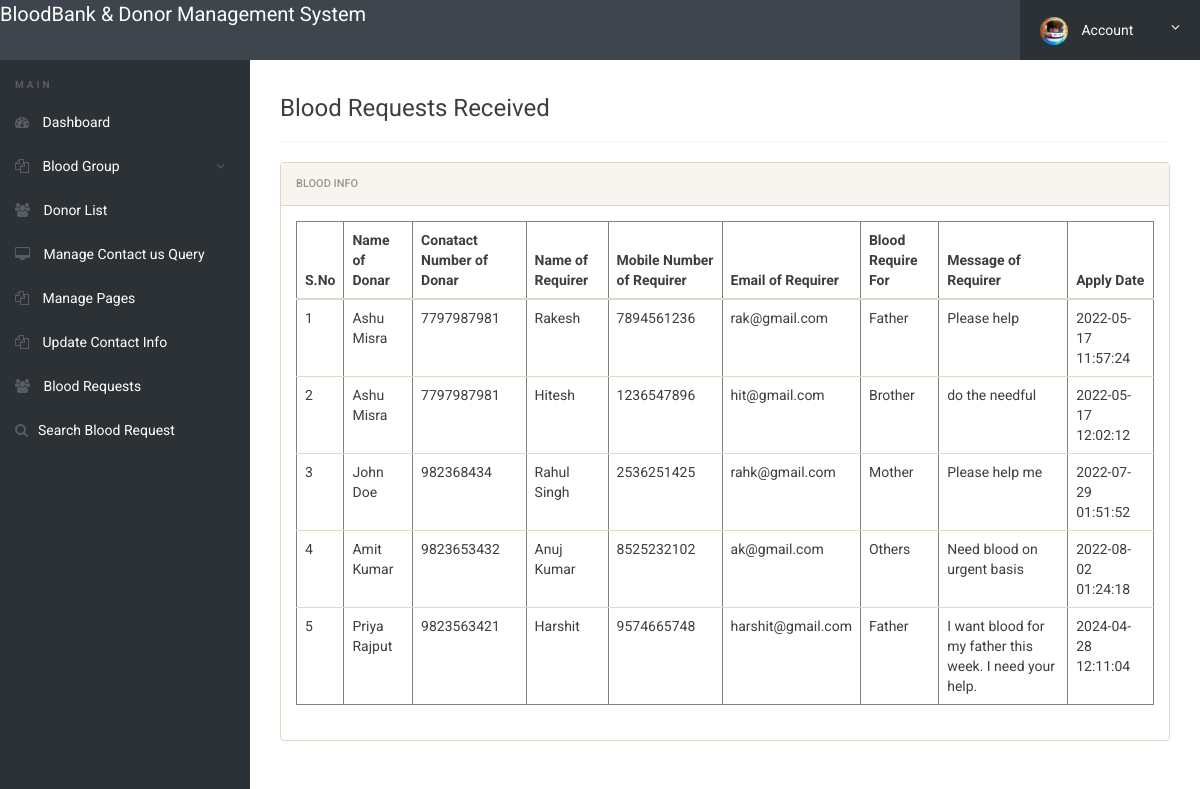
The page /admin/requests-received.php (signed in) on the database its author committed.
### tables this page shows
CREATE TABLE `tblbloodrequirer` (
  `ID` int(10) NOT NULL,
  `BloodDonarID` int(10) DEFAULT NULL,
  `name` varchar(250) DEFAULT NULL,
  `EmailId` varchar(250) DEFAULT NULL,
  `ContactNumber` bigint(10) DEFAULT NULL,
  `BloodRequirefor` varchar(250) DEFAULT NULL,
  `Message` mediumtext DEFAULT NULL,
  `ApplyDate` timestamp NULL DEFAULT current_timestamp()
);

CREATE TABLE `tblblooddonars` (
  `id` int(11) NOT NULL,
  `FullName` varchar(100) DEFAULT NULL,
  `MobileNumber` char(11) DEFAULT NULL,
  `EmailId` varchar(100) DEFAULT NULL,
  `Gender` varchar(20) DEFAULT NULL,
  `Age` int(11) DEFAULT NULL,
  `BloodGroup` varchar(20) DEFAULT NULL,
  `Address` varchar(255) DEFAULT NULL,
  `Message` mediumtext DEFAULT NULL,
  `PostingDate` timestamp NOT NULL DEFAULT current_timestamp(),
  `status` int(1) DEFAULT NULL,
  `Password` varchar(250) DEFAULT NULL
);

### admin/requests-received.php (the view, shortened to what this page needs)
<?php
include('includes/config.php');
if(strlen($_SESSION['alogin'])==0)
	{
header('location:index.php');
}
else{
 ?>
<!doctype html>
<html lang="en" class="no-js">
<head>
	<link rel="stylesheet" href="css/font-awesome.min.css">
	<link rel="stylesheet" href="css/bootstrap.min.css">
	<link rel="stylesheet" href="css/dataTables.bootstrap.min.css">
	<link rel="stylesheet" href="css/bootstrap-social.css">
	<link rel="stylesheet" href="css/bootstrap-select.css">
	<link rel="stylesheet" href="css/fileinput.min.css">
	<link rel="stylesheet" href="css/awesome-bootstrap-checkbox.css">
	<link rel="stylesheet" href="css/style.css">
</head>
<body>
	<?php include('includes/header.php');?>
	<div class="ts-main-content">
		<?php include('includes/leftbar.php');?>
		<div class="content-wrapper">
			<div class="container-fluid">
					<div class="col-md-12">
<h3> Blood Requests Received</h3>
<hr />
						<div class="panel panel-default">
							<div class="panel-heading">Blood Info</div>
							<div class="panel-body">
								<table border="1" class="table table-responsive">
                                    <thead>
                                         <tr>
                                         	<th>S.No</th>
                                          <th>Name of Donar</th>
                                          <th>Conatact Number of Donar</th>
                                            <th>Name of Requirer</th>
                                            <th>Mobile Number of Requirer</th>
                                            <th>Email of Requirer</th>
                                            <th>Blood Require For</th>
                                            <th>Message of Requirer</th>
                                            <th>Apply Date</th>
                                        </tr>
                                    </thead>
                                    <tbody>
                                        <tr><?php
$sql="SELECT tblbloodrequirer.BloodDonarID,tblbloodrequirer.name,tblbloodrequirer.EmailId,tblbloodrequirer.ContactNumber,tblbloodrequirer.BloodRequirefor,tblbloodrequirer.Message,tblbloodrequirer.ApplyDate,tblblooddonars.id as donid,tblblooddonars.FullName,tblblooddonars.MobileNumber from  tblbloodrequirer join tblblooddonars on tblblooddonars.id=tblbloodrequirer.BloodDonarID where tblblooddonars.FullName like '%$sdata%' || tblblooddonars.MobileNumber like '%$sdata%'";
$query = $dbh -> prepare($sql);
$query->bindParam(':uid',$uid,PDO::PARAM_STR);
$query->execute();
$results=$query->fetchAll(PDO::FETCH_OBJ);
$cnt=1;
if($query->rowCount() > 0)
{
foreach($results as $row)
{               ?>
                                            <td><?php echo htmlentities($cnt);?></td>
                                            <td><?php  echo htmlentities($row->FullName);?></td>
                                            <td><?php  echo htmlentities($row->MobileNumber);?></td>
                                        <td><?php  echo htmlentities($row->name);?></td>
                                             <td><?php  echo htmlentities($row->ContactNumber);?></td>
                                             <td><?php  echo htmlentities($row->EmailId);?></td>
                                          <td><?php  echo htmlentities($row->BloodRequirefor);?></td>
                 <td><?php  echo htmlentities($row->Message);?>
                  </td>
                                            <td>
                                              <?php  echo htmlentities($row->ApplyDate);?>
                                            </td>
                                        </tr>
                                    <?php $cnt=$cnt+1;}}?>
                                    </tbody>
                                </table>
							</div>
						</div>
					</div>
				</div>
			</div>
		</div>
</body>
</html>
<?php } ?>

### admin/css/style.css (style rules this page uses)
html { font-size: 14px; }
@media only screen and (min-width: 480px) { html { font-size: 17px; } }
@media only screen and (min-width: 768px) { html { font-size: 14px; } }
body { font-size: 1em; }
.panel { overflow: hidden; }
.ts-main-content .content-wrapper { padding-top: 15px; margin-top: 60px; }
@media only screen and (min-width: 992px) { .ts-main-content .content-wrapper { margin-left: 250px; } }

### rows shown on the page
tblbloodrequirer: BloodDonarID.FullName "Ashu Misra", BloodDonarID.MobileNumber "7797987981", name "Rakesh", ContactNumber "7894561236", EmailId "rak@gmail.com", BloodRequirefor "Father", Message "Please help", ApplyDate "2022-05-17 11:57:24"
tblbloodrequirer: BloodDonarID.FullName "Ashu Misra", BloodDonarID.MobileNumber "7797987981", name "Hitesh", ContactNumber "1236547896", EmailId "hit@gmail.com", BloodRequirefor "Brother", Message "do the needful", ApplyDate "2022-05-17 12:02:12"
tblbloodrequirer: BloodDonarID.FullName "John Doe", BloodDonarID.MobileNumber "982368434", name "Rahul Singh", ContactNumber "2536251425", EmailId "rahk@gmail.com", BloodRequirefor "Mother", Message "Please help me", ApplyDate "2022-07-29 01:51:52"
tblbloodrequirer: BloodDonarID.FullName "Amit Kumar", BloodDonarID.MobileNumber "9823653432", name "Anuj Kumar", ContactNumber "8525232102", EmailId "ak@gmail.com", BloodRequirefor "Others", Message "Need blood on urgent basis", ApplyDate "2022-08-02 01:24:18"
tblbloodrequirer: BloodDonarID.FullName "Priya Rajput", BloodDonarID.MobileNumber "9823563421", name "Harshit", ContactNumber "9574665748", EmailId "harshit@gmail.com", BloodRequirefor "Father", Message "I want blood for my father this week. I need your help.", ApplyDate "2024-04-28 12:11:04"
